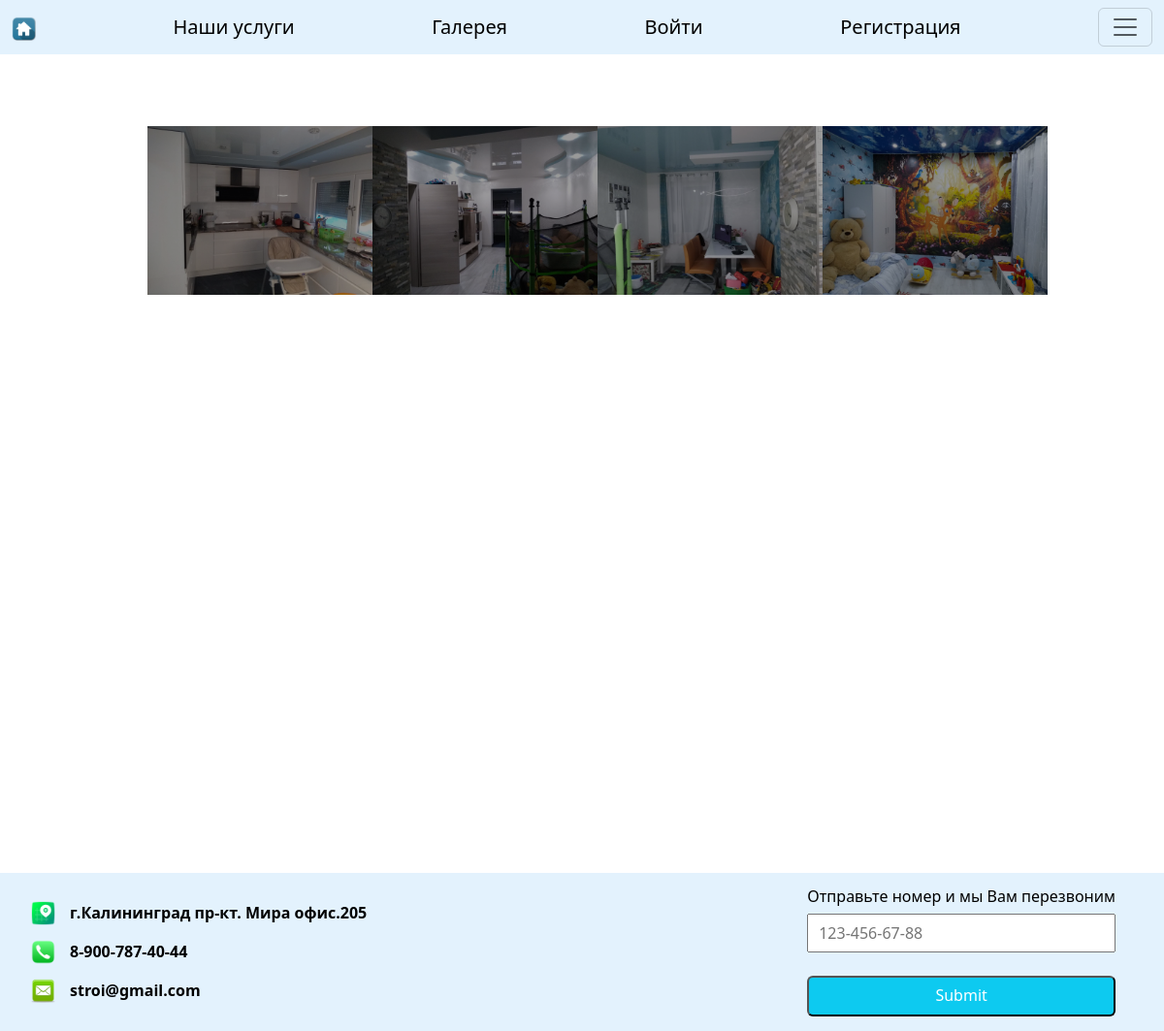
/repair_of_apartments/apartment_gallery/, run on the app's committed database.
### repair_of_apartments/models.py (models this page shows)
class Apartments(models.Model):
    binding = models.ForeignKey(PhotoOfWorks, on_delete=models.CASCADE, null=True, blank=True)

### main_1/models.py (models this page shows, shortened)
class PhotoOfWorks(models.Model):  # модель для хранения фотографий выполненных работ
    title = models.CharField(max_length=300)
    image = models.ImageField(upload_to='gallery/')  # в корневой директории создастся папка media в ней создастся
    time = models.DateTimeField(auto_now_add=True)
    is_favourite = models.BooleanField(default=False)
    owner = models.ForeignKey(User, on_delete=models.CASCADE, blank=True, null=True)

class ContactOfOrganization(models.Model):
    address = models.CharField(max_length=1000)
    phone = models.CharField(max_length=50)
    email = models.CharField(max_length=100)

### repair_of_apartments/views.py (the view)
# urls.py: path('apartment_gallery/', views.apartment_gallery, name='apartment_gallery'),
def apartment_gallery(request):
    contact_org = ContactOfOrganization.objects.all()
    apartment_photo = Apartments.objects.all()
    context = {
        'images': apartment_photo,
        'contact': contact_org,
    }
    return render(request, 'repair_of_apartments/apartment_gallery.html', context)

### repair_of_apartments/templates/repair_of_apartments/apartment_gallery.html (shortened to what this page needs)
{% extends 'main/gallery.html' %}
{% block content %}
<div class="gallery">
  <div class="gallery_wrap">
	<div class="top">
    	<ul>
            {% for image in images %}
        	<li><a href="#img_{{ image.binding.image.id }}"><img src="{{ image.binding.image.url }}"></a></li>
            {% endfor %}
        </ul>
    </div>
</div>
</div>
{% endblock %}

### main_1/templates/main/index.html (shortened to what this page needs)
<!DOCTYPE html>
{% load static %}
<html lang="en">
<head>
    <link rel="stylesheet" href="{% static 'css/style.css' %}">
    <link rel="stylesheet" href="https://cdn.jsdelivr.net/npm/bootstrap@5.3.0-alpha3/dist/css/bootstrap.min.css">
    <link rel="stylesheet" href="https://rsms.me/inter/inter.css">
</head>
<body>
{% block title %}
<nav class="navbar fixed-top" style='background-color: #e3f2fd'>
  <div class="container-fluid">
   <a class="navbar-brand hov" style="margin-right: 16px; background: {{ color }}"
      href="{% url 'index' %}"><img src="{% static 'images/home.ico' %}" alt="" style="width: 25px; height: 25px"></a>
    <a class="navbar-brand hov"  href="{% url 'main' %}" style="background: {{ color_our }}">Наши услуги</a>
    <a class="navbar-brand hov" href="{% url 'gallery' %}" style="background: {{ color_gallery }}">Галерея</a>
      {% if user.is_authenticated%}
    <a class="navbar-brand hov" href="{% url 'logout' %}">Выйти</a>
    <a class="navbar-brand hov" href="{% url 'personal_account'  user.id %}" style="background: {{ color_cabinet }}">Личный кабинет</a>
      {% else %}
    <a class="navbar-brand hov" href="{% url 'login' %}" style="background: {{ color_login }}">Войти</a>
    <a class="navbar-brand hov" href="{% url 'enter' %}" style="background: {{ color_enter }}">Регистрация</a>
      {% endif %}
    <button class="navbar-toggler" type="button" data-bs-toggle="offcanvas" data-bs-target="#offcanvasDarkNavbar" aria-controls="offcanvasDarkNavbar" aria-label="Toggle navigation">
      <span class="navbar-toggler-icon"></span>
    </button>
  </div>
</nav>
{% endblock %}
{% block content %}{% endblock %}
{% block footer %}
<div class="footer">
            {% for fields in contact %}
                <ul class="contact_list">
                    <li class="contact_element">
                        <img src="{% static 'images/address_icon.png' %}" alt=""><p>{{ fields.address }}</p>
                    </li>
                    <li class="contact_element">
                        <img src="{% static 'images/phone_icon.png' %}" alt=""><p>{{ fields.phone }}</p>
                    </li>
                     <li class="contact_element">
                        <img src="{% static 'images/mail_icon.png' %}" alt=""><p>{{ fields.email }}</p>
                    </li>
                </ul>
            {% endfor %}
    <div class="footer_wrap" >
            <form hx-post="/send-htmx-message/">
            <h6>Отправьте номер и мы Вам перезвоним</h6>
<input type="tel" id="phone" name="phone" placeholder="123-456-67-88" pattern="[0-9]{3}-[0-9]{3}-[0-9]{2}-[0-9]{2}"
         required>
            <br><br>
            <input type="submit" class="inline-block rounded bg-info px-6 pb-2 pt-2.5 text-xs font-medium uppercase leading-normal text-white shadow-[0_4px_9px_-4px_#54b4d3] transition duration-150 ease-in-out hover:bg-info-600 hover:shadow-[0_8px_9px_-4px_rgba(84,180,211,0.3),0_4px_18px_0_rgba(84,180,211,0.2)] focus:bg-info-600 focus:shadow-[0_8px_9px_-4px_rgba(84,180,211,0.3),0_4px_18px_0_rgba(84,180,211,0.2)] focus:outline-none focus:ring-0 active:bg-info-700 active:shadow-[0_8px_9px_-4px_rgba(84,180,211,0.3),0_4px_18px_0_rgba(84,180,211,0.2)] dark:shadow-[0_4px_9px_-4px_rgba(84,180,211,0.5)] dark:hover:shadow-[0_8px_9px_-4px_rgba(84,180,211,0.2),0_4px_18px_0_rgba(84,180,211,0.1)] dark:focus:shadow-[0_8px_9px_-4px_rgba(84,180,211,0.2),0_4px_18px_0_rgba(84,180,211,0.1)] dark:active:shadow-[0_8px_9px_-4px_rgba(84,180,211,0.2),0_4px_18px_0_rgba(84,180,211,0.1)]">
                </form>
    </div>
</div>
{% endblock %}
</body>
</html>

### main_1/static/css/style.css (style rules this page uses)
* { box-sizing: border-box; }
html, body { width: 100%; margin: 0 auto; padding: 0; background-size: 100%100%; background-repeat: no-repeat; background-image: url("../images/repair.png"); font-family: 'PT Sans', Arial, Verdana; background-color: #a3e293; }
.footer { width: 100%; height: fit-content; background: #e3f2fd; margin-top: 50px; color: #000; font-weight: bold; display: flex; justify-content: space-between; align-items: center; }
.footer img { height: 25px; width: 25px; }
.footer>ul { padding-top: 15px; }
.footer_wrap { height: 100%; display: flex; flex-direction: row; justify-content: flex-end; margin-right: 50px; padding-top: 15px; padding-bottom: 15px }
input { width: 100%; padding: 6px 10px; box-sizing: border-box; margin-top: 4px; }
.gallery { display: flex; justify-content: center; align-content: center; width: 100%; height: 800px; margin: auto; border-radius: 3px; overflow: hidden; position: relative; text-align: center; margin-top: 50px; }
.top { display: flex; width: 80%; height: 100%; margin-top: 10vh; margin-left: auto; margin-right: auto; margin-bottom: 10vh; }
.top ul { list-style: none; width: 100%; height: 100%; z-index: 1; box-sizing: border-box; }
.top ul li { position: relative; float: left; width: 25%; overflow: hidden; }
.top ul li::before { position: absolute; top: 0; left: 0; width: 100%; height: 100%; background-color: #000; content: ''; color: white; opacity: 0.4; text-align: center; box-sizing: border-box; pointer-events: none; transition: all 0.5s ease; -moz-transition: all 0.5s ease; -ms-transition: all 0.5s ease; -o-transition: all 0.5s ease; -webkit-transition: all 0.5s ease; }
.top ul li img { width: 100%; height: auto; overflow: hidden; }
ul.contact_list>li { padding-top: 5px; padding-bottom: 5px; list-style: none; }
body.open, body:after { overflow: hidden }
* { box-sizing: border-box }
.footer>ul { margin-bottom: 0; }
.contact_element { display: flex; }
ul.contact_list>li { padding-top: 0; padding-bottom: 0; }
li.contact_element>p { margin-left: 15px; }

### data on the page
Apartments: binding.image (picture)
Apartments: binding.image (picture)
Apartments: binding.image (picture)
Apartments: binding.image (picture)
ContactOfOrganization: address "г.Калининград пр-кт. Мира офис.205", phone "8-900-787-40-44", email "stroi@gmail.com"
